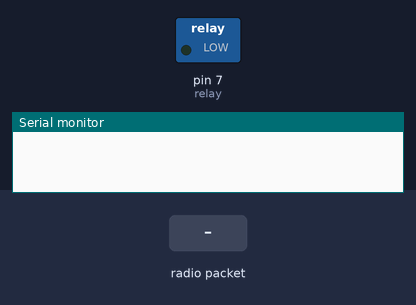
This sketch was run on a simulated Arduino Uno, built with avr-gcc and run on an emulated ATmega328P. On the bench: switched loads named in the sketch (green lamp = pin HIGH), the last lines printed to the serial monitor. The inputs (shaded band) are chosen by the test bench. No radio packets arrive unless stated.

Above: at 1.2 s.
1.3 s: radio packet "0" arrives
At 1.6 s:
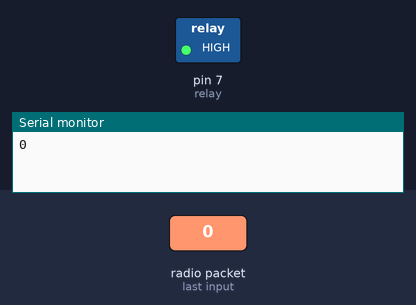
2.8 s: radio packet "1" arrives
At 4.3 s:
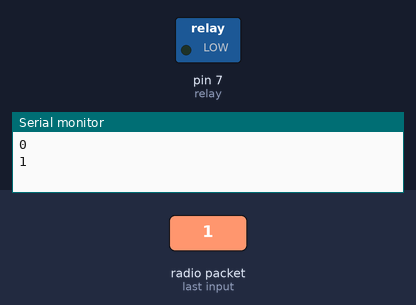
Timing chart, 0 to 5.8 s (numbered marks = the images above; inputs shaded):
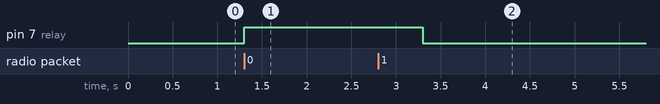

Measured:
- after the input at 1.3 s, pin 7 (relay): LOW → HIGH at once
- after the input at 2.8 s, pin 7 (relay): HIGH → LOW after 0.50 s

The sketch:

Light_Switch_Reciever_Relay.ino.ino
```cpp
#include <RH_ASK.h>
#include <SPI.h>

RH_ASK driver;

#define ledPin 12
#define relay 7

String data = "2";

void setup() {
  Serial.begin(9600);
  if (!driver.init())
    Serial.println("init failed");
  pinMode(relay, OUTPUT);
  digitalWrite(relay, LOW);
}

byte x = 0;
byte flickUp = 1;

void loop() {
  uint8_t buf[12];
  uint8_t buflen = sizeof(buf);
  if (driver.recv(buf, &buflen)){
    data = (char*)buf;
    Serial.println(data);
  }
if(data.startsWith("0")){
  digitalWrite(ledPin, HIGH);
  digitalWrite(relay, HIGH);
  delay(2000);
  digitalWrite(ledPin, LOW);
  data = "2";
}
if(data.startsWith("1")){
  digitalWrite(ledPin, HIGH);
  digitalWrite(relay, LOW);
  delay(2000);
  digitalWrite(ledPin, LOW);
  data ="2";
}
}
```
